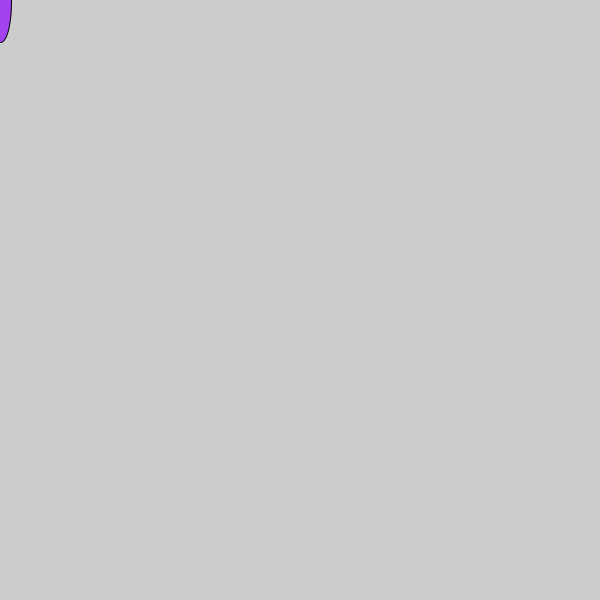
Frame 1 (no input)
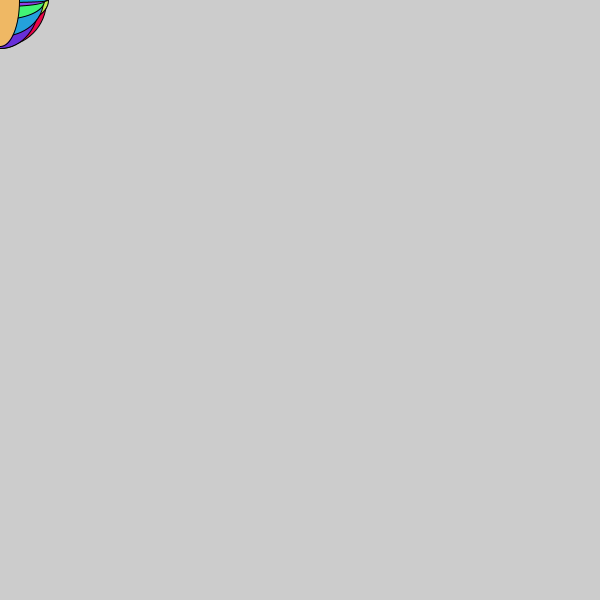
Frame 60 (the mouse pressed at the canvas centre just before this capture)
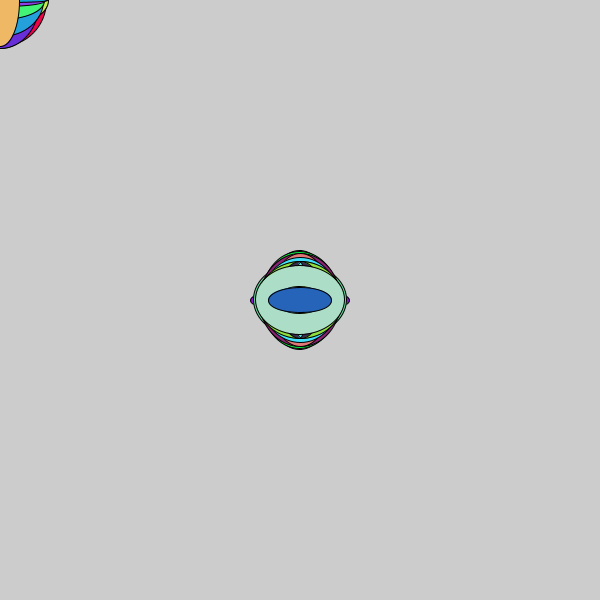
Frame 120 (the mouse held since frame 60 and released just before this capture)

The Processing sketch that drew these frames (run headless with seeded random() and noise(); from frame 60 on, the mouse is pressed at the canvas centre):

// Processing sketch: computerBasicsRandom
// ── computerBasicsRandom.pde
void setup () {
  size(600, 600);
}

void draw () {
  fill(random(255), random(255), random(255));
  ellipse(mouseX, mouseY, random(100), random(100));
}
